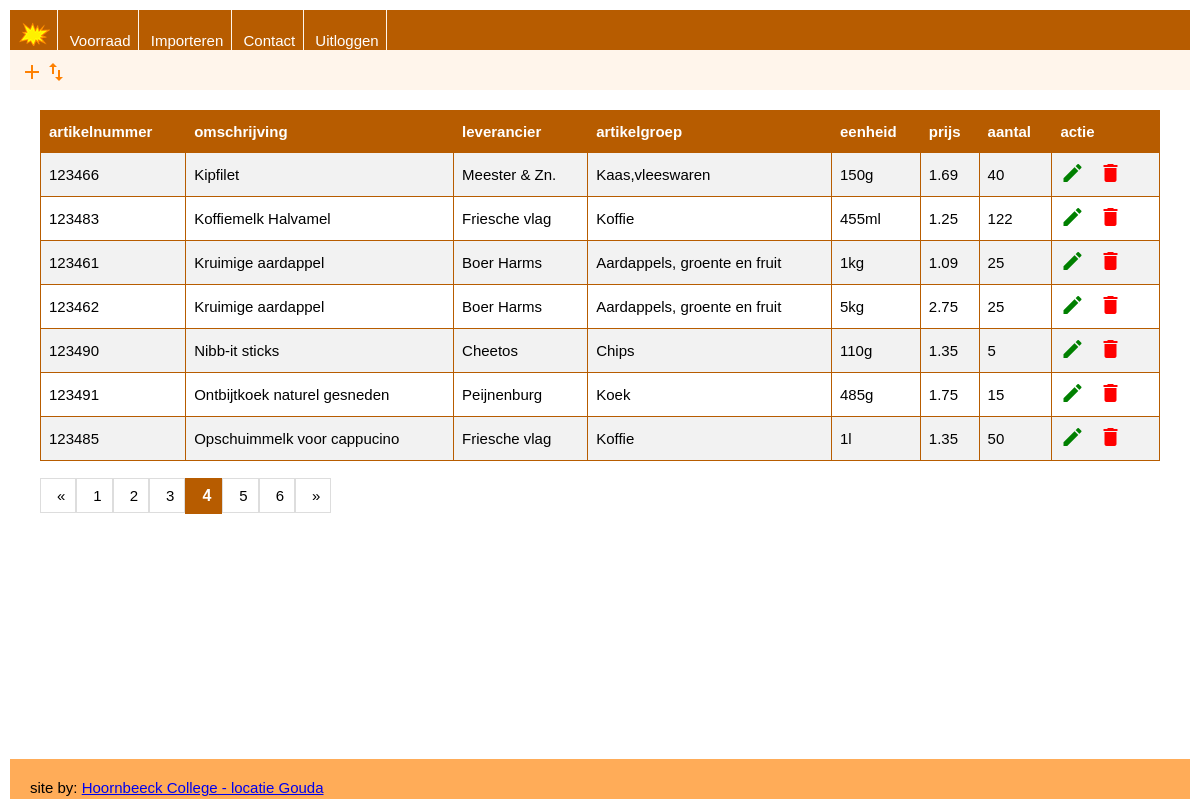
Screenshot of /voorraad.php?page=4 (signed in) with the database file from the repository.
### tables this page shows
CREATE TABLE `product` (
  `id` int(11) NOT NULL AUTO_INCREMENT,
  `artikelnummer` int(11) NOT NULL,
  `omschrijving` varchar(50) NOT NULL,
  `leverancier` varchar(50) NOT NULL,
  `artikelgroep` varchar(50) NOT NULL,
  `eenheid` varchar(10) NOT NULL,
  `prijs` decimal(5,2) NOT NULL,
  `aantal` int(11) NOT NULL,
  `create_time` timestamp NULL DEFAULT CURRENT_TIMESTAMP,
  `update_time` timestamp NULL DEFAULT CURRENT_TIMESTAMP ON UPDATE CURRENT_TIMESTAMP,
  PRIMARY KEY (`id`),
  UNIQUE KEY `artikelnummer_UNIQUE` (`artikelnummer`)
);

### voorraad.php (the view, shortened to what this page needs)
<?php
include 'inc/header.php';
echo '<header class="head">';
echo "<a href='product_new.php' class='btn-new'><i class='material-icons md-24'>add</i></a>";
echo "<a href='voorraad_import.php' class='btn-new'><i class='material-icons md-24'>import_export</i></a>";
echo '</header>';
echo '<main class="main-content">';
?>
    <table id="voorraad">
        <tr>
            <th>artikelnummer</th>
            <th>omschrijving</th>
            <th>leverancier</th>
            <th>artikelgroep</th>
            <th>eenheid</th>
            <th>prijs</th>
            <th>aantal</th>
            <th>actie</th>
        </tr>
<?php
if (isset($_GET["page"])) {
    $page = $_GET["page"];
}
else {
    $page=1;
}
$start_from = ($page-1) * RECORDS_PER_PAGE;
$query="SELECT id, artikelnummer, omschrijving, leverancier, artikelgroep, eenheid, prijs, aantal FROM product
        ORDER BY omschrijving, artikelgroep, artikelnummer
        LIMIT " .$start_from.",". RECORDS_PER_PAGE.";";
$result=mysqli_query($dbconn, $query);
$aantal=mysqli_num_rows($result);
$contentTable="";
if ($aantal>0){
    while ($row=mysqli_fetch_array($result)) {
        $contentTable.="<tr>
                            <td>".$row['artikelnummer']."</td>
                            <td>".$row['omschrijving']."</td>
                            <td>".$row['leverancier']."</td>
                            <td>".$row['artikelgroep']."</td>
                            <td>".$row['eenheid']."</td>
                            <td>".$row['prijs']."</td>
                            <td>".$row['aantal']."</td>
                            <td>
                                <a href='product_edit.php?id={$row['id']}' class='btn-edit'><i class='material-icons md-24'>edit</i></a>
                                <a href='product_delete.php?id={$row['id']}' class='btn-delete'><i class='material-icons md-24'>delete</i></a>
                            </td>
                        </tr>";
    }
}
else {
    $contentTable='<tr>
                        <td colspan="9">Geen gegevens om op te halen...</td>
                    </tr>';
}
$contentTable.='</table><br>';
echo $contentTable;
include_once 'inc/paginering.php';
echo '</main>';
include ("inc/footer.php") ;
?>

### css/nav.css (style rules this page uses)
:root { --primary0: rgba(183, 92, 0, 1); --primary1: rgba(254,128, 0,1); --primary2: rgba(255,172, 88,1); --primary3: rgba(255,245,235,1); --primary4: rgba(255,255,255,1); --hover: rgba(255,245,235,1); }
body { margin: 0; padding: 0; font-size: 15px; font-family: heebo, verdana, sans-serif; background-color: var(--primary4); }

### css/style.css (style rules this page uses)
:root { --primary0: rgba(183, 92, 0, 1); --primary1: rgba(254,128, 0,1); --primary2: rgba(255,172, 88,1); --primary3: rgba(255,245,235,1); --primary4: rgba(255,255,255,1); --hover: rgba(255,245,235,1); }
* { box-sizing: border-box; margin: 0; padding: 0; }
body { margin: 10px; }
.head { background-color: var(--primary3); padding: 10px; grid-area: head; }
.main-content { background-color: var(--primary4); padding: 20px; grid-area: main; height: 100%; }
#voorraad { border-collapse: collapse; width: 100%; }
#voorraad td, #voorraad th { border: 1px solid var(--primary0); padding: 8px; }
#voorraad tr:nth-child(even) { background-color: #f2f2f2; }
#voorraad th { padding-top: 12px; padding-bottom: 12px; text-align: left; background-color: var(--primary0); color: white; }
.main-content a { padding-right: 10px; }
.btn-edit { color: green; }
.btn-delete { color: red; }
.btn-new { color: var(--primary1); }
.material-icons.md-24 { font-size: 24px; }

### rows the page displays
product: artikelnummer "123466", omschrijving "Kipfilet", leverancier "Meester & Zn.", artikelgroep "Kaas,vleeswaren", eenheid "150g", prijs "1.69", aantal "40"
product: artikelnummer "123483", omschrijving "Koffiemelk Halvamel", leverancier "Friesche vlag", artikelgroep "Koffie", eenheid "455ml", prijs "1.25", aantal "122"
product: artikelnummer "123461", omschrijving "Kruimige aardappel", leverancier "Boer Harms", artikelgroep "Aardappels, groente en fruit", eenheid "1kg", prijs "1.09", aantal "25"
product: artikelnummer "123462", omschrijving "Kruimige aardappel", leverancier "Boer Harms", artikelgroep "Aardappels, groente en fruit", eenheid "5kg", prijs "2.75", aantal "25"
product: artikelnummer "123490", omschrijving "Nibb-it sticks", leverancier "Cheetos", artikelgroep "Chips", eenheid "110g", prijs "1.35", aantal "5"
product: artikelnummer "123491", omschrijving "Ontbijtkoek naturel gesneden", leverancier "Peijnenburg", artikelgroep "Koek", eenheid "485g", prijs "1.75", aantal "15"
product: artikelnummer "123485", omschrijving "Opschuimmelk voor cappucino", leverancier "Friesche vlag", artikelgroep "Koffie", eenheid "1l", prijs "1.35", aantal "50"

### other values shown
$arContactgegevens['developer'] "Hoornbeeck College - locatie Gouda"
